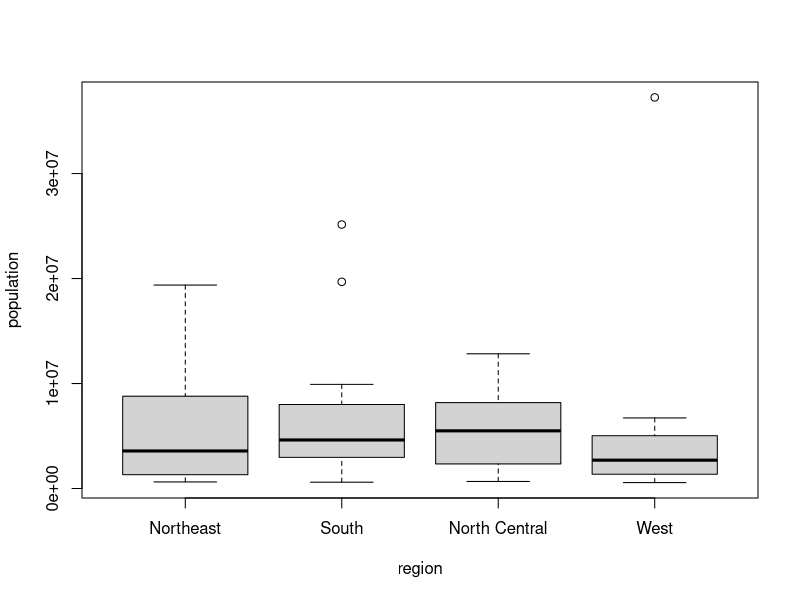

Generate this figure with R:
#Basic plot
library(dslabs)
data(murders)

population_in_million <- murders$population / 1000000
total_murders <- murders$total

#plot(population_in_million,total_murders)

#Histogram
#hist(population_in_million)

#Use log base 10 to transform and plot
log10_population <- log10(murders$population)
log10_total_murders <- log10(murders$total)

#plot(log10_population,log10_total_murders)

#boxplot of state populations by region for murders dataset
boxplot(population ~ region, data = murders)
